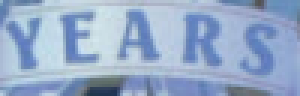
#> input picture data/cropped-CUTE80/163_years_years.png, 100 x 32 px (shown 3 times larger); the run also reads 1 picture not shown here
$ python VQ.py
#> lines starting #> are read from the running program, lines starting #| are printed output that depends on the picture
import cv2
import numpy as np
from skimage.metrics import structural_similarity as ssim

def calculate_mse(img1, img2):
    """计算均方误差（MSE）"""
    return np.mean((img1 - img2) ** 2)

def calculate_psnr(img1, img2):
    mse = calculate_mse(img1, img2)
    if mse == 0:
        return float('inf')
    PIXEL_MAX = 255.0
    return 20 * np.log10(PIXEL_MAX / np.sqrt(mse))

def calculate_ssim(img1, img2):
    return ssim(img1, img2, channel_axis=2, win_size=3)

def evaluate_image_quality(original_img_path, perturbed_img_path):
    # 读取图片
#> called with original_img_path = 'data/cropped-CUTE80/163_years_years.png'
    original_img = cv2.imread(original_img_path)
#> original_img is the input picture: shape (32, 100, 3); mean B, G, R 201.5, 170.9, 149.6
    perturbed_img = cv2.imread(perturbed_img_path)

    # 转换为灰度图像以计算PSNR和MSE
    original_gray = cv2.cvtColor(original_img, cv2.COLOR_BGR2GRAY)
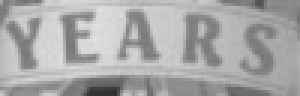
#> original_gray: shape (32, 100) (shown 3 times larger); min 48, max 226, mean 168.1
    perturbed_gray = cv2.cvtColor(perturbed_img, cv2.COLOR_BGR2GRAY)

    # 计算MSE、PSNR和SSIM
    mse_value = calculate_mse(original_gray, perturbed_gray)
#> mse_value = 7.03
    psnr_value = calculate_psnr(original_gray, perturbed_gray)
#> psnr_value = 39.66
    ssim_value = calculate_ssim(original_img, perturbed_img)
#> ssim_value = 0.925

    # 打印结果
    print(f"MSE: {mse_value:.4f}")
#| MSE: 7.0319
    print(f"PSNR: {psnr_value:.2f}")
#| PSNR: 39.66
    print(f"SSIM: {ssim_value:.4f}")
#| SSIM: 0.9251

    return mse_value, psnr_value, ssim_value

# 示例路径
original_img_path = 'data/cropped-CUTE80/163_years_years.png'
perturbed_img_path = '20241129_163932_STARNet-TPS-ResNet-BiLSTM-CTC-sensitive.pth/downsampled_images/163_years_years.png'

# 评估图片质量
mse_value, psnr_value, ssim_value = evaluate_image_quality(original_img_path, perturbed_img_path)
#> mse_value = 7.03; psnr_value = 39.66; ssim_value = 0.925
